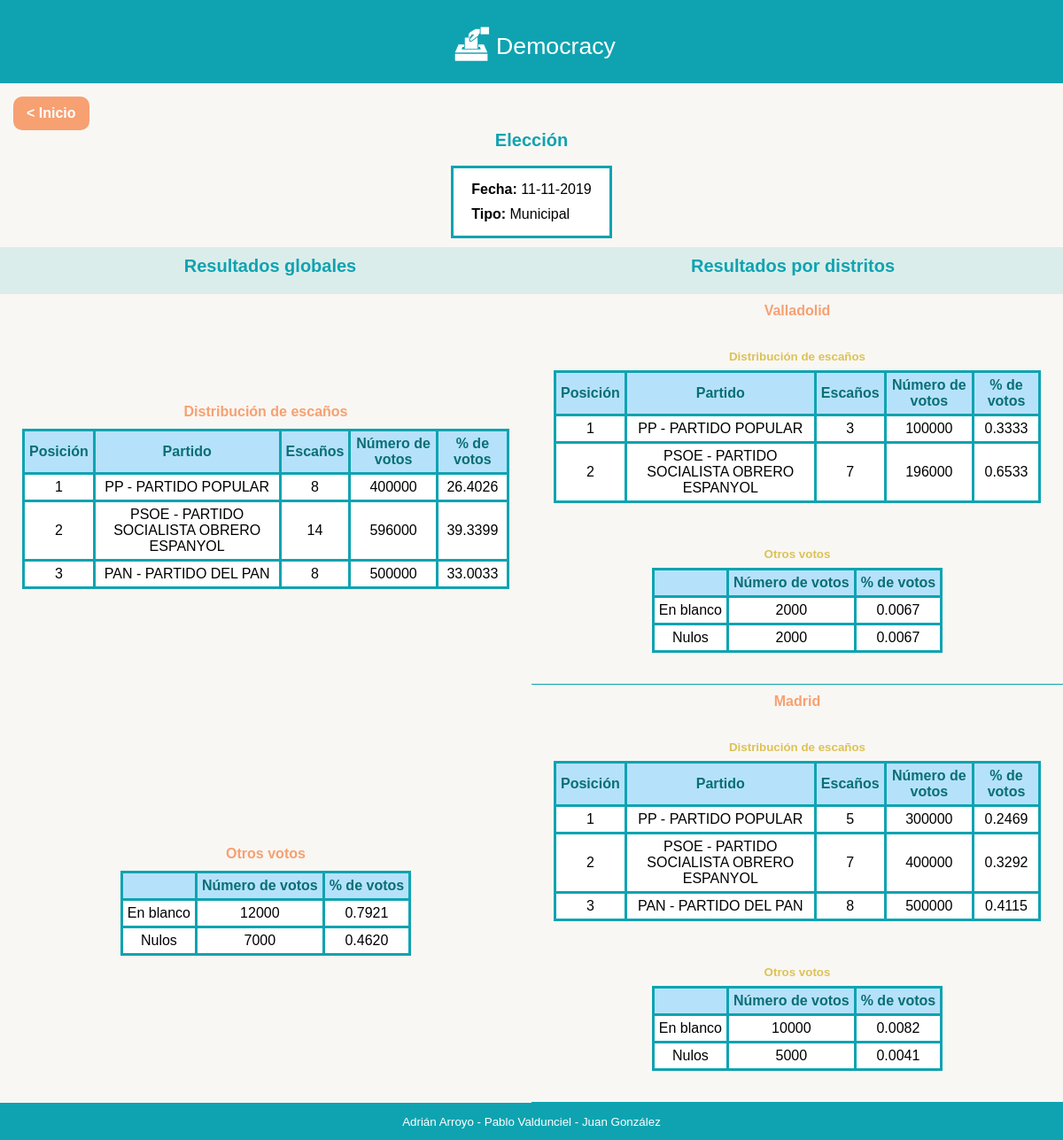
The app's page /results/1/ with its own data.
### main/models/election.py (models this page shows, shortened)
class Election(models.Model):
    date = models.DateField()
    min_votes_threshold = models.FloatField(validators=[MinValueValidator(limit_value=0.0),
                                                        MaxValueValidator(limit_value=100.0)])
    type = models.ForeignKey(ElectionType, on_delete=models.CASCADE)
    device = models.ForeignKey(Device, on_delete=models.CASCADE)
    def get_min_votes_threshold(self):
        return self.min_votes_threshold

### main/models/election_type.py (models this page shows, shortened)
class ElectionType(models.Model):
    name = models.CharField(max_length=20, validators=[RegexValidator(regex=r"^([a-z]|[A-Z]){1,20}$",
                                                                      message="ElectionType's name can contain only alphabetic characters")])

### main/models/candidature.py (models this page shows, shortened)
class Candidature(models.Model):
    abrv_name = models.CharField(max_length=10, validators=[RegexValidator(regex=r"^([a-z]|[A-Z]){1}(\w){0,5}$",
                                                                           message="Candidature's abvr_name format error")])
    name = models.CharField(max_length=120, validators=[RegexValidator(regex=r"^([a-z]|[A-Z]){1}(\w){0,69}$",
                                                                       message="Candidature's name format error")])
    votes = models.PositiveIntegerField()
    district = models.ForeignKey(District, on_delete=models.CASCADE)

### main/models/district.py (models this page shows, shortened)
class District(models.Model):
    name = models.CharField(max_length=120, validators=[RegexValidator(regex=r"^([a-z]|[A-Z]){1,120}$",
                                                                      message="District's name format error")])
    registered_voters = models.PositiveIntegerField()
    num_representatives = models.PositiveIntegerField()
    blank_votes = models.PositiveIntegerField()
    void_votes = models.PositiveIntegerField()
    election = models.ForeignKey(Election, on_delete=models.CASCADE)

### main/views/results.py (the view)
# urls.py: path('results/<int:election>/', ResultsView.as_view(), name="results"),
class ResultsView(TemplateView):
    template_name = "results/base_results.html"
    election_service = ElectionService()
    def get_context_data(self, *args, **kwargs):
        context = super().get_context_data(*args, **kwargs)
        election_pk = context['election']
        results = self.election_service.get_seat_distribution(election_pk=election_pk)
        context["results"] = results
        return context

### main/templates/results/base_results.html
{% extends "base/base.html" %}
{%block content %}
<div id="results_content">
    <div class="redirect_index_container">
        <a href="/" class="base_button orange">
            < Inicio
        </a>
    </div>
    <div class="election-data-container">
        <h1>Elección</h1>
        <ul>
            <li><b>Fecha: </b>{{results.election.date|date:"d-m-Y"}}</li>
            <li><b>Tipo: </b> {{results.election.type}}</li>
        </ul>
    </div>
    <div id="headers_container">
        <h1>Resultados globales</h1>
        {% if results.districts|length  > 1 %}
        <h1>Resultados por distritos</h1>
        {% endif %}
    </div>
    <div id="results_container">
        <div id="global_results_container">
            <div class="democracy_table_container">
                <h2>Distribución de escaños</h2>
                <table>
                    <thead>
                        <tr>
                            <th>Posición</th>
                            <th>Partido</th>
                            <th>Escaños</th>
                            <th>Número de votos</th>
                            <th>% de votos</th>
                        </tr>
                    </thead>
                    <tbody>
                        {%for candidature in results.global.candidatures %}
                        <tr>
                            <td>{{forloop.counter}}</td>
                            <td>{{candidature.abrv_name}} - {{candidature.name}}</td>
                            <td>{{candidature.seats}}</td>
                            <td>{{candidature.votes}}</td>
                            <td>{{candidature.votes_percentage|floatformat:4}}</td>
                        </tr>
                        {% endfor %}
                    </tbody>
                </table>
            </div>
            <div class="democracy_table_container">
                <h2>Otros votos</h2>
                <table>
                    <thead>
                        <tr>
                            <th></th>
                            <th>Número de votos</th>
                            <th>% de votos</th>
                        </tr>
                    </thead>
                    <tbody>
                        <tr>
                            <td>En blanco</td>
                            <td>{{results.global.special_votes.blank}}</td>
                            <td>{{results.global.special_votes.blank_percentage|floatformat:4}}</td>
                        </tr>
                        <tr>
                            <td>Nulos</td>
                            <td>{{results.global.special_votes.void}}</td>
                            <td>{{results.global.special_votes.void_percentage|floatformat:4}}</td>
                        </tr>
                    </tbody>
                </table>
            </div>
        </div>
        {% if results.districts|length  > 1 %}
        <div id="district_results_container">
            {%for district in results.districts %}
            <div class="district_container">
                <h2>{{district.name}}</h2>
                <div class="democracy_table_container">
                    <h3>Distribución de escaños</h3>
                    <table>
                        <thead>
                            <tr>
                                <th>Posición</th>
                                <th>Partido</th>
                                <th>Escaños</th>
                                <th>Número de votos</th>
                                <th>% de votos</th>
                            </tr>
                        </thead>
                        <tbody>
                            {%for candidature in district.candidatures %}
                            <tr>
                                <td>{{forloop.counter}}</td>
                                <td>{{candidature.abrv_name}} - {{candidature.name}}</td>
                                <td>{{candidature.seats}}</td>
                                <td>{{candidature.votes}}</td>
                                <td>{{candidature.votes_percentage|floatformat:4}}</td>
                            </tr>
                            {% endfor %}
                        </tbody>
                    </table>
                </div>
                <div class="democracy_table_container">
                    <h3>Otros votos</h3>
                    <table>
                        <tr>
                            <th></th>
                            <th>Número de votos</th>
                            <th>% de votos</th>
                        </tr>
                        <tr>
                            <td>En blanco</td>
                            <td>{{district.special_votes.blank}}</td>
                            <td>{{district.special_votes.blank_percentage|floatformat:4}}</td>
                        </tr>
                        <tr>
                            <td>Nulos</td>
                            <td>{{district.special_votes.void}}</td>
                            <td>{{district.special_votes.void_percentage|floatformat:4}}</td>
                        </tr>
                    </table>
                </div>
            </div>
            {% endfor %}
        </div>
        {%endif %}
    </div>
</div>
{%endblock content %}

### main/templates/base/base.html (shortened to what this page needs)
{% load static %}
<!DOCTYPE html>
<html lang="es">
    <head>
            <link rel="stylesheet" type="text/css" href="{% static 'styles/base/base.css'%}?{% now "U" %}">
            <link rel="stylesheet" type="text/css" href="{% static 'styles/base/buttons.css'%}?{% now "U" %}">
            <link rel="stylesheet" type="text/css" href="{% static 'styles/base/labels.css'%}?{% now "U" %}b ">
            <link rel="stylesheet" type="text/css" href="{% static 'styles/base/tables.css'%}?{% now "U" %}">
            <link rel="stylesheet" type="text/css" href="{% static 'styles/base/forms.css'%}?{% now "U" %}">
            <link rel="stylesheet" type="text/css" href="{% static 'styles/base/text.css'%}?{% now "U" %}b ">
            <link rel="stylesheet" type="text/css" href="{% static 'styles/base/scrollbars.css'%}?{% now "U" %}b ">
            <link rel="stylesheet" type="text/css" href="{% static 'styles/base/dialog.css'%}?{% now "U" %}">
            <link rel="stylesheet" type="text/css" href="{% static 'styles/index/base_index.css'%}?{% now "U" %}b ">
            <link rel="stylesheet" type="text/css" href="{% static 'styles/index/election_history.css'%}?{% now "U" %}b ">
            <link rel="stylesheet" type="text/css" href="{% static 'styles/index/election_builder.css'%}?{% now "U" %}b ">
            <link rel="stylesheet" type="text/css" href="{% static 'styles/results/base_results.css'%}?{% now "U" %}b ">
            <link rel="stylesheet" type="text/css" href="{% static 'styles/configuration/base_configuration.css'%}?{% now "U" %}b ">
    </head>
    <body>
        <header >
            <img src="/main/static/photos/urna.png"/>
            <p>Democracy</p>
        </header>
        <main>
            <section id="block_content">
                {% block content %}{% endblock %}
            </section>
        </main>
        <footer>
           <p> Adrián Arroyo - Pablo Valdunciel - Juan González</p>
        </footer>
    </body>
</html>

### main/static/styles/base/base.css (style rules this page uses)
* { font-family: 'Gill Sans', 'Gill Sans MT', Calibri, 'Trebuchet MS', sans-serif; }
html { height: 100%; }
body { height: 100%; display: flex; flex-flow: column; flex-wrap: nowrap; margin: 0; overflow: hidden; }
header { display:flex; justify-content: center; align-content: center; align-items: center; background-color: #0FA3B1; min-height: 80px; padding-top: 10px; }
header img { width: 55px; height: auto; }
header p { color:white; font-size: 20pt; }
main { flex:1; display: flex; flex-flow: row; overflow: hidden; background: #F9F7F3; }
main section#block_content { flex:1; height: 100%; display: flex; flex-flow: column; justify-content: flex-start; align-content: center; overflow: hidden; }
.redirect_index_container { display: flex; align-content: center; justify-content: flex-start; padding: 15px 0 0 15px ; }
footer { display:flex; justify-content: center; align-content: center; background-color: #0FA3B1; }
footer p { color:white; font-size: 10pt; }

### main/static/styles/base/buttons.css (style rules this page uses)
.base_button { background-color: rgb(112, 184, 218); border: none; border-radius: 10px; color: white; padding: 10px 15px; text-align: center; text-decoration: none; display: inline-block; font-size: 16px; font-weight: bold; cursor: pointer; }
.base_button.orange { background-color: #F7A072; }

### main/static/styles/base/tables.css (style rules this page uses)
.democracy_table_container { flex: 1; display: flex; flex-flow: column; justify-content: center; align-items: center; align-content: center; margin: 0; padding: 25px; }
.democracy_table_container table { overflow: hidden; }
.democracy_table_container table, .democracy_table_container th, .democracy_table_container td { background-color: white; border-collapse: collapse; border: 3px solid #0FA3B1; }
.democracy_table_container th, .democracy_table_container td { padding: 5px; text-align: center; }
.democracy_table_container th { color: rgb(9, 110, 119) ; background-color: #B5E2FA ; }
.democracy_table_container tbody { overflow-y: auto; }
.election-data-container { display: flex; flex-flow: column; justify-content: flex-start; align-items: center; align-content: center; margin: 0 0 10px 0 ; }
.election-data-container ul { background-color: white; list-style-type: none; border: 3px solid #0FA3B1; margin: 5px 0 0 0; padding: 10px; }
.election-data-container li { margin: 0; padding: 5px 10px; }

### main/static/styles/base/text.css (style rules this page uses)
h1 { color: #0FA3B1; font-size: 15pt; font-weight: bold; margin:0px; margin-bottom: 12px; text-align: center; }
h2 { color: #F7A072 ; font-size: 12pt; font-weight: bold; margin:0px; margin-bottom: 10px; text-align: center; }
h3 { color: rgba(212, 179, 45, 0.788); font-size: 10pt; font-weight: bold; margin: 0; margin-bottom: 8px; text-align: center; }

### main/static/styles/results/base_results.css (style rules this page uses)
#results_content { flex:1; display:flex; flex-flow: column; justify-content: flex-start; align-content: center; background: #F9F7F3; overflow: hidden; }
#results_container { display: flex; flex-flow: row; overflow: hidden; }
#headers_container { display: flex; flex-flow: row; background-color: rgba(15, 163, 177, 0.127); padding: 10px; align-items: center; }
#headers_container h1 { flex: 1; margin: 0px; }
#global_results_container { flex: 1; display: flex; flex-flow: column; flex-wrap: nowrap; justify-content: flex-start; align-content: flex-start; align-items: center; overflow-x: hidden; overflow-y: auto; margin: 0; border-top: 10px solid rgba(15, 163, 177, 0.127); }
#district_results_container { flex: 1; display: flex; flex-flow: column; flex-wrap: nowrap; justify-content: flex-start; align-content: flex-start; align-items: center; overflow-x: hidden; overflow-y: auto; margin: 0; border-top: 10px solid rgba(15, 163, 177, 0.127); }
.district_container { flex: 1; display: flex; flex-flow: column; border-bottom: 1px solid #0FA3B1 ; padding: 10px 0; }

### records on screen
Election: election "11-11-2019"
ElectionType: election.type "Municipal"
Candidature: abrv_name "PP", name "PARTIDO POPULAR", abrv_name "PP", name "PARTIDO POPULAR"
Candidature: abrv_name "PSOE", name "PARTIDO SOCIALISTA OBRERO ESPANYOL", abrv_name "PSOE", name "PARTIDO SOCIALISTA OBRERO ESPANYOL"
Candidature: abrv_name "PAN", name "PARTIDO DEL PAN", abrv_name "PAN", name "PARTIDO DEL PAN"
District: name "Valladolid"
District: name "Madrid"
Candidature: abrv_name "PP", name "PARTIDO POPULAR"
Candidature: abrv_name "PSOE", name "PARTIDO SOCIALISTA OBRERO ESPANYOL"

### other values on screen
{{ candidature.seats }} "8" "14" "8"
{{ candidature.votes }} "400000" "596000" "500000"
{{ candidature.votes_percentage|floatformat:4 }} "26.4026" "39.3399" "33.0033"
{{ results.global.special_votes.blank }} "12000"
{{ results.global.special_votes.blank_percentage|floatformat:4 }} "0.7921"
{{ results.global.special_votes.void }} "7000"
{{ results.global.special_votes.void_percentage|floatformat:4 }} "0.4620"
{{ candidature.seats }} "3" "7" "5" "7" "8"
{{ candidature.votes }} "100000" "196000" "300000" "400000" "500000"
{{ candidature.votes_percentage|floatformat:4 }} "0.3333" "0.6533" "0.2469" "0.3292" "0.4115"
{{ district.special_votes.blank }} "2000" "10000"
{{ district.special_votes.blank_percentage|floatformat:4 }} "0.0067" "0.0082"
{{ district.special_votes.void }} "2000" "5000"
{{ district.special_votes.void_percentage|floatformat:4 }} "0.0067" "0.0041"
